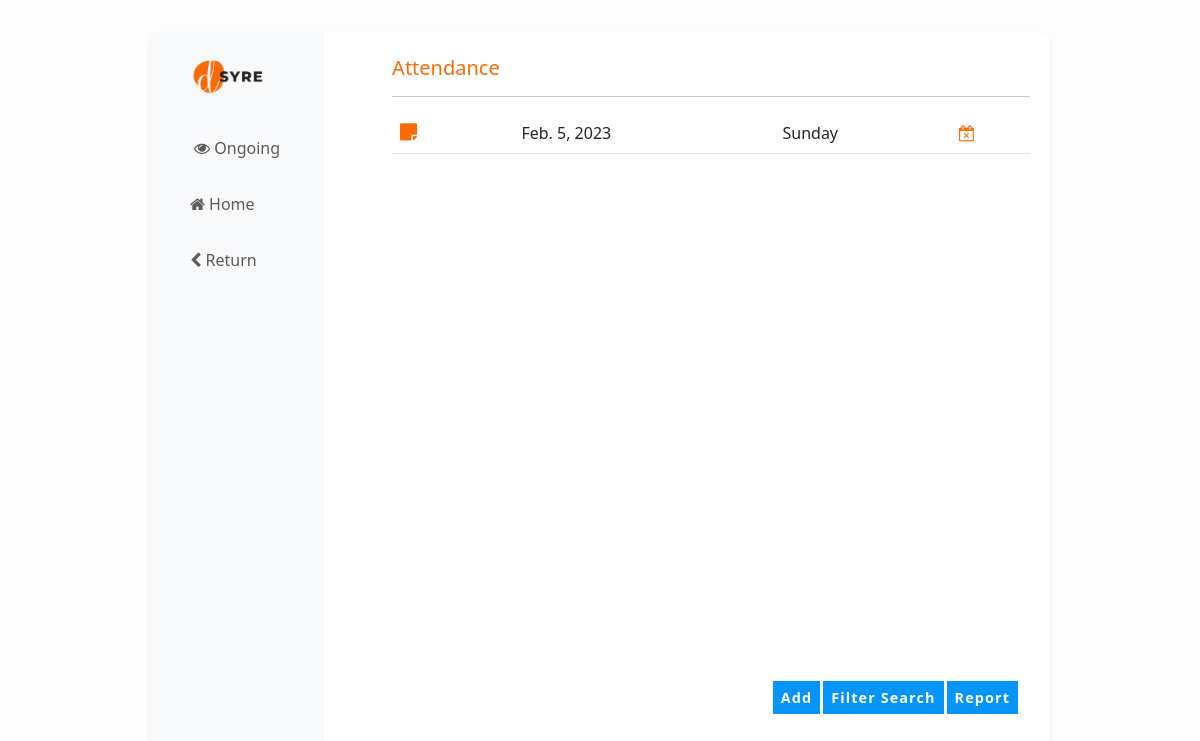
The app's page /attendance with its own data.
### attendance/models.py (models this page shows, shortened)
class AttDate(models.Model):
    date = models.DateField(default=datetime.now)
    occassion = models.CharField(max_length=50)
    regular = models.BooleanField(default=True)
    @property
    def attendances(self):
        data = Attendance.objects.filter(date=self.id)
        return data

### attendance/views.py (the view)
# urls.py: path('', views.AHome.as_view()),
class AHome(generic.TemplateView):
    template_name = 'ahome.html'
    def get_context_data(self, **kwargs):
        context = super(AHome, self).get_context_data(**kwargs)
        attendance = AttDate.objects.all().order_by('-id')
        context.update({'attendance':attendance})
        return context

### attendance/models.py (called while the page is built)
    def __str__(self):
        return self.name

### attendance/templates/ahome.html (shortened to what this page needs)
{%extends 'index.html'%}
{% load static %}
{% block head_block%}
<div class="container col py-2 mx-2">
      <div class="d-flex justify-content-between pt-3">
         <h5 class="text-start text-org mb-0">Attendance </h5>
     </div>
     <hr>
     <div class="list_div2">
       <table class="table ">
           <thead>
             {% for i in attendance%}
             <tr>
               <td><a type="button"   data-bs-toggle="modal" data-bs-target="#upModals{{i.id}}"  class="text-org text-decoration-none"><i class="fa fs-5  fa-sticky-note" aria-hidden="true"></i></a></td>
               <td class="fs-6" > <a href="/{{i.id}}" class="text-decoration-none text-dark"><h5><small>{{i.topic}}</small></h5></a></td>
               <td>{{i.date}}</td>
               <td>{{i.occassion}}</td>
               {% if i.regular %}
               <td title="OT"><i class="fa fa-calendar-times-o text-org" aria-hidden="true"></i></td>
               {%else%}
               <td title="regular"><i class="fa fa-check-square-o text-success" aria-hidden="true"></i></td>
               {%endif%}
             </tr>
         {%empty%}
          <div class="p-3 text-center">
              <img src="{% static 'nodata.gif'%}" height="350"  alt="no data">
          </div>
       {%endfor%}
   </thead>
   </table>
   </div>
       {% include 'navbottoms.html'%}
      </div>
{%endblock%}

### records on screen
AttDate: date "Feb. 5, 2023", occassion "Sunday", regular True (drawn)
